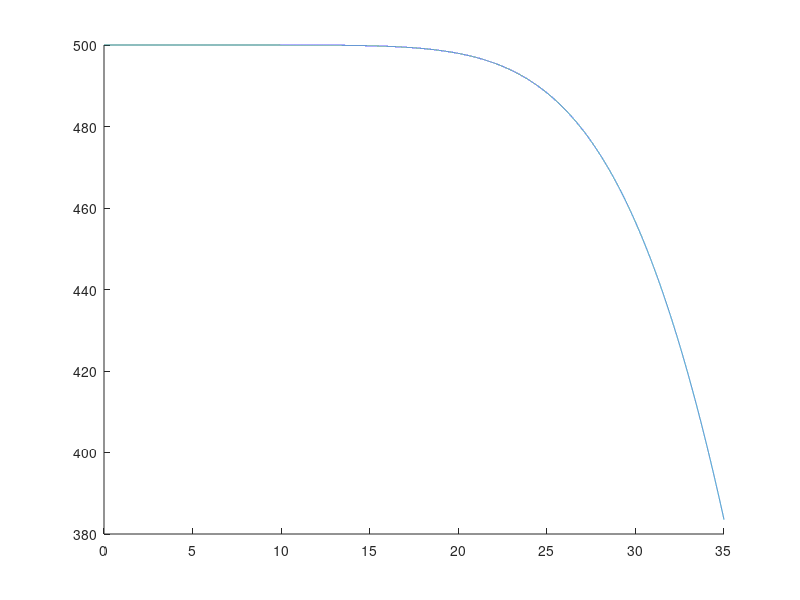

Recreate this plot in MATLAB.
% Geomesh info
L = 0.4;                       % length of domain in x direction [m]
L_cm = L*100;                  % length of domain in x direction [cm]

% Nodes
tmax = 35;                     % end time [day]
nx = 41;                       % number of nodes in x direction
nt = 50401;                    % number of time steps
dx = L/(nx-1);
dt = tmax/(nt-1);

% Refrence x directions        [m]
x = (dx:dx:(nx)*dx);
x = transpose(x);
x_ref = repmat(x,1,nt);

% Physical info 
V = 25;                        % Voltage [V]

E_field = ones(nx,nt);         % Voltage [V]
M = linspace(V,0,nx);
for timestep = 1:nt
    E_field(:,timestep) = M;
end

dVdx = V/L;                    % Voltage gradient [V/m]
dVdx_cm = V/L_cm;              % Voltage gradient [V/cm]
T = 37 + 273;                  % Tempature [K]
F = 96485;                     % Faraady constant [C/mol]
R = 8.314;                     % Gas constant [J/mol.K]
D0 = 10^-9;                    % Reference diffusivity [m2/s]

% Soil info
n = 0.64;                      % Porosity   [Dimentionless]
tau = 1.25;                    % Tortuosity [Dimentionless]

% Acetic acid
sigma_surface = 0.0013;        % Surface conductivit [mhos/m]
K_a = 1.75*10^-6;              % dissociation constant [mol/m3]
mu_a = 0.001;                  % Solution viscosity [kg/m.s]
epsilon = 7*10^10;             % Electrical permittivity [F/m]
zeta = -0.0027;                % Zeta Potential [V]
zeta_0 = 2.6205e-23;           % Refrence Zeta Potential [V]

% Dimentionless     [Dimentionless]
Peclet = 47;
Z = 0.049;
Beta = 967;
k_0 = K_a;

% Valecy            [Dimentionless]
z_HA = 0;
z_A = -1;
z_Na = 1;
z_Cl = -1;
z_H = 1;
z_OH = -1;
z_C = 0;
% In an array
z_i = [z_HA, z_A, z_Na, z_Cl, z_H, z_OH,z_C];

% Species diffusivities (remapped)  [Dimentionless]
D_HA_upp = 1.2;          % Acetic Acid
D_A_upp = 1.2;           % Acid Agent
D_Na_upp = 1.34;         % Na+
D_Cl_upp = 2.05;         % Cl-
D_H_upp = 9.35;          % H+
D_OH_upp = 2.00;         % OH-
D_C_upp = 2.00;          % Carbon

D_i_upp = [D_HA_upp, D_A_upp, D_Na_upp, D_Cl_upp, D_H_upp, D_OH_upp, D_C_upp];

% Species diffusivities (Normal)    [m2/s]
D_HA = D_HA_upp*D0;      % Acetic Acid
D_A = D_A_upp*D0;        % Acid Agent
D_Na = D_Na_upp*D0;      % Na+
D_Cl = D_Cl_upp*D0;      % Cl-
D_H = D_H_upp*D0;        % H+
D_OH = D_OH_upp*D0;      % OH-
D_C = D_C_upp*D0;        % Carbon

D_i = [D_HA, D_A, D_Na, D_Cl, D_H, D_OH, D_C];

% Mobility (Normal)      % [s·mol/kg]
v_HA = D_HA/(R*T);
v_A = D_A/(R*T);
v_Na = D_Na/(R*T);
v_Cl = D_Cl/(R*T);
v_H = D_H/(R*T);
v_OH = D_OH/(R*T);
v_C = D_C/(R*T);

v_i = [v_HA, v_A, v_Na, v_Cl, v_H, v_OH, v_C];

% Mobility (remapped)      % [s·mol/kg]
v_HA_upp = D_HA_upp/(R*T);
v_A_upp = D_A_upp/(R*T);
v_Na_upp = D_Na_upp/(R*T);
v_Cl_upp = D_Cl_upp/(R*T);
v_H_upp = D_H_upp/(R*T);
v_OH_upp = D_OH_upp/(R*T);
v_C_upp = D_C_upp/(R*T);

v_i_upp = [v_HA_upp, v_A_upp, v_Na_upp, v_Cl_upp, v_H_upp, v_OH_upp, v_C_upp];

% Electroelectromigration velocity (Normal)     [m/s]
u_e_HA = -v_HA*z_HA*F*E_field*(1/tau^2);
u_e_A = -v_A*z_A*F*E_field*(1/tau^2);
u_e_Na = -v_Na*z_Na*F*E_field*(1/tau^2);
u_e_Cl = -v_Cl*z_Cl*F*E_field*(1/tau^2);
u_e_H = -v_H*z_H*F*E_field*(1/tau^2);
u_e_OH = -v_OH*z_OH*F*E_field*(1/tau^2);
u_e_C = -v_C*z_C*F*E_field*(1/tau^2);

% Refrence velocity                             [m/s]
u_0 = (1/tau^2)*((epsilon*zeta)/mu_a)*E_field;

% Dimensionless x directions
x_up = x_ref/L;

% Dimensionless Voltage     [Dimentionless]
phi_bar = E_field/V;
dphidx = phi_bar./x_up;

% Dimentionless Calculated     [Dimentionless]
Peclet_calculated = (epsilon*zeta_0*V)/(mu_a*D0);
Beta_calculated = (F*V)/(R*T);
Z_calculated = (R*T*epsilon*zeta_0)/(D0*F*mu_a);

% Electroelectromigration velocity (remapped)        [Dimentionless]
u_e_HA_upp = (-1/Z_calculated)*D_HA_upp*z_HA*dphidx;
u_e_A_upp = (-1/Z_calculated)*D_A_upp*z_A*dphidx;
u_e_Na_upp = (-1/Z_calculated)*D_Na_upp*z_Na*dphidx;
u_e_Cl_upp = (-1/Z_calculated)*D_Cl_upp*z_Cl*dphidx;
u_e_H_upp = (-1/Z_calculated)*D_H_upp*z_H*dphidx;
u_e_OH_upp = (-1/Z_calculated)*D_OH_upp*z_OH*dphidx;
u_e_C_upp = (-1/Z_calculated)*D_C_upp*z_C*dphidx;


% Convection velocity          [m/s]
u_x = (epsilon/mu_a)*(zeta*E_field);
u_c = u_x/((tau^2)*10^14);              % Convection velocity
u_c_up = -(zeta/zeta_0)*dphidx;

% Toatal velocity term
u_t_H = (u_e_H + u_c);

% Initial concentration        [mol/m3]
c_0 = 500; 

% Sigma refrence               [S/m]
sigma_0 = ((F^2)*D0*c_0*(tau^2))/(R*T);

% Alpha advection
alpha = u_0/(c_0*k_0);


% --- Create arrays to save data for export
x_array = linspace(0,L,nx);
t_array = linspace(0,tmax,nt);

% Flux arrays
J_HA = zeros(nx,nt);
J_A = zeros(nx,nt);
J_Na = zeros(nx,nt);
J_Cl = zeros(nx,nt);
J_H = zeros(nx,nt);
J_OH = zeros(nx,nt);
J_C = zeros(nx,nt);

% concentration arrays
G_HA = zeros(nx,nt);
G_A = zeros(nx,nt);
G_Na = zeros(nx,nt);
G_Cl = zeros(nx,nt);
G_H = zeros(nx,nt);
G_OH = zeros(nx,nt);
G_C = zeros(nx,nt);

% Sigma arrays
Sigma = zeros(nx,nt);
Sigma_ref = ones(nx,nt);
sigma_ref = Sigma_ref*sigma_surface;

% Current array
i_z = zeros(nx, nt);

% species sigma
s_H = zeros(nx,nt);
s_C = zeros(nx,nt);
s_OH = zeros(nx,nt);

% SpeciesConstants
K_H2O = zeros(nx,nt);
K_a = zeros(nx,nt);
K_b = zeros(nx,nt);

% Rate arrays
R_HA = zeros(nx,nt);
R_A = zeros(nx,nt);
R_Na = zeros(nx,nt);
R_Cl = zeros(nx,nt);
R_H = zeros(nx,nt);
R_OH = zeros(nx,nt);
R_C = zeros(nx,nt);

% --- Set IC and BC
G_H(:,1) = c_0;
% J_H(1,:) = u_t_H(1,:)*c_0;

for m=1:nt-1
    G_H(1,m) = u_t_H(1,m)*c_0; %--- Upper boundary
    G_H(end,m) = 0; %--- Lower boundary
    for i=2:nx-1
        G_H(i,m+1) = G_H(i,m) + (D_H/(tau^2))*((G_H(i+1,m) -2*G_H(i,m) + G_H(i-1,m))*(dt/(n*(dx^2)))) - ((u_t_H(i+1,m) - u_t_H(i-1,m))*(G_H(i+1,m) - G_H(i-1,m)))*(dt/(n*2*dx));
        %G_H(i,m+1) = G_H(i,m) + (alpha_H*(G_H(i+1,m) -2*G_H(i,m) + G_H(i-1,m)) + beta_H*(G_H(i+1,m) - G_H(i-1,m)) + R_H(i,m)/R_D);
    end
end

pH = log10(G_H);

pH_scale = linspace(1,40,41);
xl = [0,5,10,15,20,25,30,35];
yl = [10000,7900,7100,6000,5700,5500,5400,5100];
figure;

hold on;

plot(t_array,G_H(10,:),'-','DisplayName', 'Hydrocarbon (EKR)');
